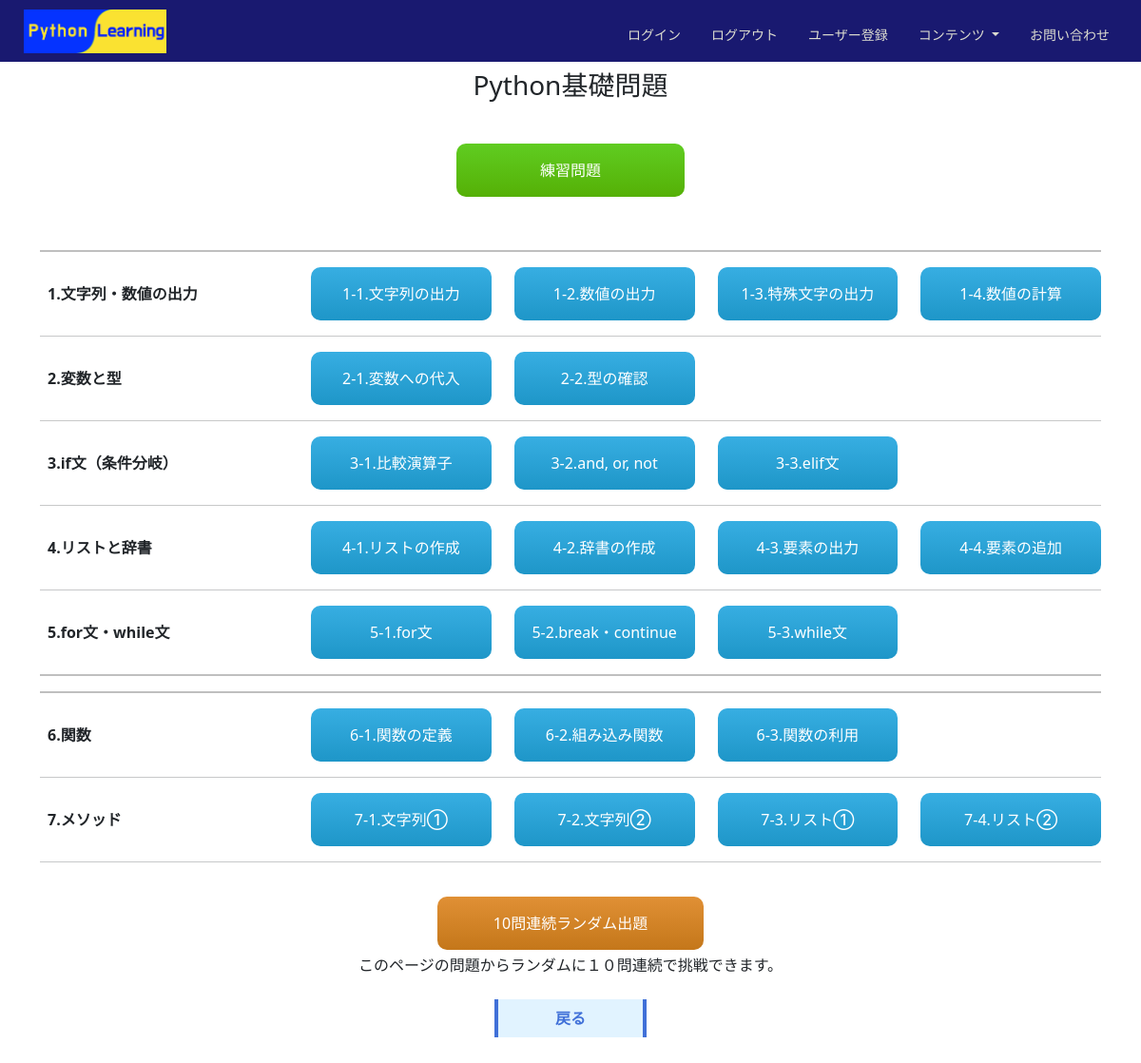
The app's page /questions_beginner with its own data.
### python_learning_app/models/questions.py (models this page shows, shortened)
class Basis(models.Model):
    primary_key = models.PositiveIntegerField(primary_key=True, verbose_name="primary_key")
    title = models.CharField(max_length=60,verbose_name="問題内容")
    unit = models.PositiveIntegerField(verbose_name="大区分")
    section = models.PositiveSmallIntegerField(verbose_name="小区分")
    category = models.SmallIntegerField(verbose_name="分類")
    level = models.PositiveSmallIntegerField(verbose_name="難易度")
    question = models.TextField(verbose_name="問題文")
    pre_code = models.TextField(blank=True, verbose_name="指定入力（前）")
    pre_visual = models.TextField(blank=True, verbose_name="入力視像（前）")
    post_code = models.TextField(blank=True, verbose_name="指定入力（後）")
    post_visual = models.TextField(blank=True, verbose_name="入力視像（後）")
    i_range = models.TextField(blank=True, verbose_name="範囲[]/gvc/")
    g_range = models.TextField(blank=True, verbose_name="範囲の範囲")
    role_code = models.TextField(blank=True, verbose_name="演算コード")
    q_data = models.TextField(blank=True, verbose_name="出題データ/Qend")
    c_output = models.TextField(blank=True, verbose_name="要求出力/Qend")
    e_answer = models.TextField(blank=True, verbose_name="解答例/Qend")
    explanation = models.TextField(blank=True, verbose_name="解説")
    q_key = models.BooleanField(verbose_name="フィルター用", default=False)
    major_h = models.CharField(blank=True, max_length=20, verbose_name="問題グループ")#q_keyがTrueの時のみ
    minor_h = models.CharField(blank=True, max_length=20, verbose_name="問題名")#q_keyがTrueの時のみ

### python_learning_app/views/drill.py (the view)
# urls.py: path('questions_beginner', drill.QuestionsBeginner.as_view(), name='questions_beginner'),
class QuestionsBeginner(QuestionsListView):
    model = [Basis, 0]

### python_learning_app/views/drill_class.py (called while the page is built)
    def get(self, request):
        questions, model_num = self.__class__.model
        un_last =  questions.objects.order_by('unit').last().unit
        unit_list = [questions.objects.filter(unit = i+1, q_key = True).order_by('section') for i in range(un_last)]
        units = {}
        for i in range(un_last):
            units[unit_list[i].first().major_h] = unit_list[i]
        multiple5 = [ 5 * x for x in range(1,11) ]
        params = {"units": units, "un_last": un_last, "multiple5": multiple5, "model_num": model_num}
        return render(request, 'drill/questions.html', params)

### templates/drill/questions.html (shortened to what this page needs)
{% extends 'python_learning/base.html' %}
{% block content %}
<div class="p-2"><h3><p class="text-center">Python基礎問題</p></h3></div>
<div style="height: 20px;"></div>
<div class="container-lg text-center">
    <div class="row">
        <div class="col-2"></div>
        <div class="col-8">
            <a href="{% url 'python_learning:practice' %}?m={{model_num}}" class="button_practice">練習問題</a>
        </div>
        <div class="col-2"></div>
    </div>
    <div style="height: 40px;"></div>
    <hr style="border: black solid 1px;">
    {% for key, value in units.items %}
    <div class="row align-items-center">
        <div class="col-xl-3 text-start"><div class="p-2"><b>{{ forloop.counter }}.{{ key }}</b></div>
    </div>
    <div class="col-xl-9">
        <div class="row">
        {% for question in value %}
        <div class="col-3" style="width: 25%;">
            <a href="{% url 'python_learning:drill_beginner' question.unit question.section %}" class="button_drill">{{ question.unit }}-{{ question.section }}.{{ question.minor_h }}</a>
        </div>
        {% endfor %}
        </div>
        </div>
    </div>
    {% if forloop.counter in multiple5 %}
    <hr style="border: black solid 1px;">
    <hr style="border: black solid 1px;">
    {% else %}
    <hr>
    {% endif %}
    {% endfor %}
    <div style="height: 20px;"></div>
    <div class="text-center">
        <a href="{% url 'python_learning:drill_beginners' 1 %}" class="button_series">10問連続ランダム出題</a>
        <div class="m-1">このページの問題からランダムに１０問連続で挑戦できます。</div>
    </div>
    <div style="height: 20px;"></div>
    <div class="text-center">
        <a href="{% url 'python_learning:index' %}" class="button_to_top">戻る</a>
    </div>
    <div style="height: 50px;"></div>
</div>
{% endblock content %}

### static/css/own.css (style rules this page uses)
.body_color { background-color: white; }
.button_drill { background-image: linear-gradient(-180deg, #37AEE2 0%, #1E96C8 100%); border-radius: 10px; box-sizing: border-box; color: #FFFFFF; display: flex; font-size: 16px; justify-content: center; align-items: center; text-decoration: none; font-weight: 500; width: 100%; height: 56px; border: 0; cursor: pointer; user-select: none; -webkit-user-select: none; touch-action: manipulation; }
.button_practice { background-image: linear-gradient(-180deg, #60cc21 0%, #55b006 100%); border-radius: 10px; box-sizing: border-box; color: #FFFFFF; display: flex; font-size: 16px; justify-content: center; align-items: center; text-decoration: none; font-weight: 550; width: 240px; height: 56px; margin-left: auto; margin-right: auto; border: 0; cursor: pointer; user-select: none; -webkit-user-select: none; touch-action: manipulation; }
.button_series { background-image: linear-gradient(-180deg, #e09035 0%, #c4771a 100%); border-radius: 10px; box-sizing: border-box; color: #FFFFFF; display: flex; font-size: 16px; justify-content: center; align-items: center; text-decoration: none; font-weight: 500; width: 280px; height: 56px; margin-left: auto; margin-right: auto; border: 0; cursor: pointer; user-select: none; -webkit-user-select: none; touch-action: manipulation; }
.button_to_top { position: relative; display: inline-block; width: 160px; font-weight: bold; padding: 0.5em 1em; text-decoration: none; border-left: solid 4px #4070d8; border-right: solid 4px #4070d8; color: #4070d8; background: #e1f3ff; transition: .4s; }

### records on screen
Basis: units "文字列・数値の出力", unit "1", section "1", minor_h "文字列の出力"
Basis: unit "1", section "2", minor_h "数値の出力"
Basis: unit "1", section "3", minor_h "特殊文字の出力"
Basis: unit "1", section "4", minor_h "数値の計算"
Basis: units "変数と型", unit "2", section "1", minor_h "変数への代入"
Basis: unit "2", section "2", minor_h "型の確認"
Basis: units "if文（条件分岐）", unit "3", section "1", minor_h "比較演算子"
Basis: unit "3", section "2", minor_h "and, or, not"
Basis: unit "3", section "3", minor_h "elif文"
Basis: units "リストと辞書", unit "4", section "1", minor_h "リストの作成"
Basis: unit "4", section "2", minor_h "辞書の作成"
Basis: unit "4", section "3", minor_h "要素の出力"
Basis: unit "4", section "4", minor_h "要素の追加"
Basis: units "for文・while文", unit "5", section "1", minor_h "for文"
Basis: unit "5", section "2", minor_h "break・continue"
Basis: unit "5", section "3", minor_h "while文"
Basis: units "関数", unit "6", section "1", minor_h "関数の定義"
Basis: unit "6", section "2", minor_h "組み込み関数"
Basis: unit "6", section "3", minor_h "関数の利用"
Basis: units "メソッド", unit "7", section "1", minor_h "文字列①"
Basis: unit "7", section "2", minor_h "文字列②"
Basis: unit "7", section "3", minor_h "リスト①"
Basis: unit "7", section "4", minor_h "リスト②"
